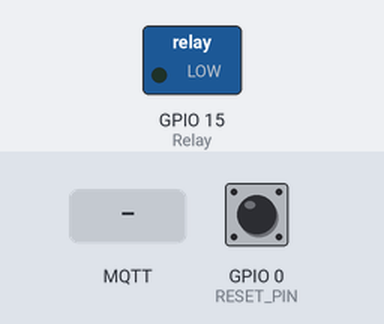
Bench run of a program on a simulated ESP8266 (NodeMCU). Parts: switched loads named in the program (green lamp = pin HIGH). The inputs (shaded band) are chosen by the test bench; at power-on: GPIO 0 (RESET_PIN) HIGH. WiFi joins after 1.5 s; servers stay silent unless stated; EEPROM starts erased; no MQTT or app messages arrive unless stated; what the program prints to the serial monitor is not drawn.

Above: at 2.7 s.
2.8 s: MQTT message "1" arrives on the first subscribed topic
At 4.0 s:
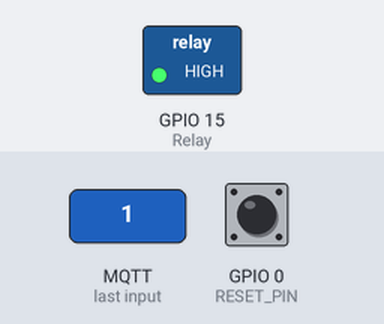
4.3 s: MQTT message "0" arrives on the first subscribed topic
At 5.3 s:
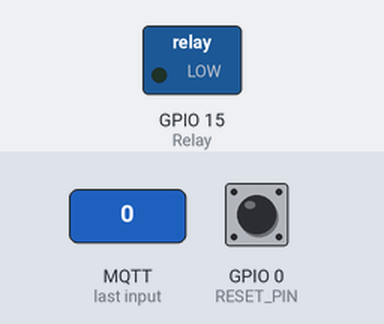
Timing chart, 0 to 7.3 s (numbered marks = the images above; inputs shaded):
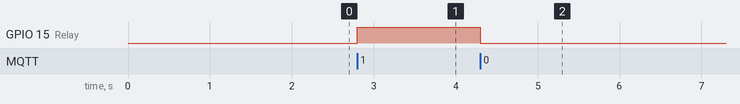

The program:

main.cpp
```cpp
#include <Arduino.h>
#include <ESP8266WiFi.h>
#include <DNSServer.h>
#include <ESP8266WebServer.h>
#include <EEPROM.h>
#include <ESP8266mDNS.h>
#include <ESP8266HTTPClient.h>
#include <WiFiClient.h>
#include <PubSubClient.h>

#define             EEPROM_LENGTH 1024
#define             RESET_PIN 0
ESP8266WebServer    webServer(80);
char                eRead[30];
char                ssid[30];
char                password[30];
char                mqttServer[30];

int                 interval = 2000;
unsigned long       lastPublished = - interval;

const int Relay = 15;

HTTPClient http;
WiFiClient espClient;
PubSubClient client(espClient);

String responseHTML = ""
    "<!DOCTYPE html><html><head><title>CaptivePortal</title></head><body><center>"
    "<p>Captive Sample Server App</p>"
    "<form action='/save'>"
    "<p><input type='text' name='ssid' placeholder='SSID' onblur='this.value=removeSpaces(this.value);'></p>"
    "<p><input type='text' name='password' placeholder='WLAN Password'></p>"
    "<p><input type='text' name='mqttServer' placeholder='MQTT Server'></p>"//mqtt Server
    "<p><input type='submit' value='Submit'></p></form>"
    "<p>This is a captive portal example</p></center></body>"
    "<script>function removeSpaces(string) {"
    "   return string.split(' ').join('');"
    "}</script></html>";

// Saves string to EEPROM
void SaveString(int startAt, const char* id) {
    for (byte i = 0; i <= strlen(id); i++) {
        EEPROM.write(i + startAt, (uint8_t) id[i]);
    }
    EEPROM.commit();
}

// Reads string from EEPROM
void ReadString(byte startAt, byte bufor) {
    for (byte i = 0; i <= bufor; i++) {
        eRead[i] = (char)EEPROM.read(i + startAt);
    }
}

void save(){
    Serial.println("button pressed");
    Serial.println(webServer.arg("ssid"));
    Serial.println(webServer.arg("mqttServer"));
    SaveString( 0, (webServer.arg("ssid")).c_str());
    SaveString(30, (webServer.arg("password")).c_str());
    SaveString(60, (webServer.arg("mqttServer")).c_str()); //mqtt Server save
    webServer.send(200, "text/plain", "OK");
    ESP.restart();
}

void configWiFi() {
    const byte DNS_PORT = 53;
    IPAddress apIP(192, 168, 1, 1);
    DNSServer dnsServer;

    WiFi.mode(WIFI_STA);
    WiFi.softAPConfig(apIP, apIP, IPAddress(255, 255, 255, 0));
    WiFi.softAP("wonazz");     // change this to your portal SSID

    dnsServer.start(DNS_PORT, "*", apIP);

    webServer.on("/save", save);

    webServer.onNotFound([]() {
        webServer.send(200, "text/html", responseHTML);
    });
    webServer.begin();
    while(true) {
        dnsServer.processNextRequest();
        webServer.handleClient();
        yield();
    }
}

void load_config_wifi() {
    ReadString(0, 30);
    if (!strcmp(eRead, "")) {
        Serial.println("Config Captive Portal started");
        configWiFi();
    } else {
        Serial.println("IOT Device started");
        strcpy(ssid, eRead);
        ReadString(30, 30);
        strcpy(password, eRead);
        ReadString(60, 30);
        strcpy(mqttServer, eRead); //read mqtt server
    }
}

IRAM_ATTR void GPIO0() {
    SaveString(0, ""); // blank out the SSID field in EEPROM
    ESP.restart();
}

void callback(char* topic, byte* payload, unsigned int length){
    Serial.print("Message arrived in topic: ");
    Serial.println(topic);
    Serial.print("Message: ");
    for (int i=0;i<length; i++){
        //if light over 100, publish '1' to esp8266
        if((char)payload[i]=='1'){
            Serial.print("Relay on"); //when you get '1', Relay on
            digitalWrite(Relay,HIGH);
        }else {
            Serial.print("Relay off"); //otherwise
            digitalWrite(Relay,LOW);
        }
    }
    Serial.println();
}

void setup() {

    Serial.begin(115200);

    pinMode(Relay,OUTPUT);
    digitalWrite(Relay,LOW);

    EEPROM.begin(EEPROM_LENGTH);
    pinMode(RESET_PIN, INPUT_PULLUP);
    attachInterrupt(RESET_PIN, GPIO0, FALLING);
    while(!Serial);
    Serial.println();

    load_config_wifi(); // load or config wifi if not configured

    WiFi.mode(WIFI_AP);
    WiFi.begin(ssid, password);
    Serial.println("");

    // Wait for connection
    int i = 0;
    while (WiFi.status() != WL_CONNECTED) {
        delay(500);
        Serial.print(".");
        if(i++ > 15) {
            configWiFi();
        }
    }
    Serial.print("Connected to "); Serial.println(ssid);
    Serial.print("IP address: "); Serial.println(WiFi.localIP());

    if (MDNS.begin("wonazz")) {
        Serial.println("MDNS responder started");
    }

    client.setServer(mqttServer,1883);
    client.setCallback(callback);

    while(!client.connected()){
        Serial.println("Connecting to MQTT...");

        if(client.connect("wonaz2")){
            Serial.println("connected");
        }else {
            Serial.print("failed with state "); Serial.println(client.state());
            delay(2000);
        }
    }
    client.subscribe("deviceid/wonaz2/#");
}


void loop() {
    MDNS.update();
    // your loop code here
    client.loop();

    unsigned long currentMillis = millis();
    if(currentMillis - lastPublished >= interval){
        lastPublished = currentMillis;
        client.publish("esp/test","Hello from ESP8266");
    }
}
```

Measured:
- after the input at 2.8 s, GPIO 15 (Relay): LOW → HIGH at once
- after the input at 4.3 s, GPIO 15 (Relay): HIGH → LOW at once
